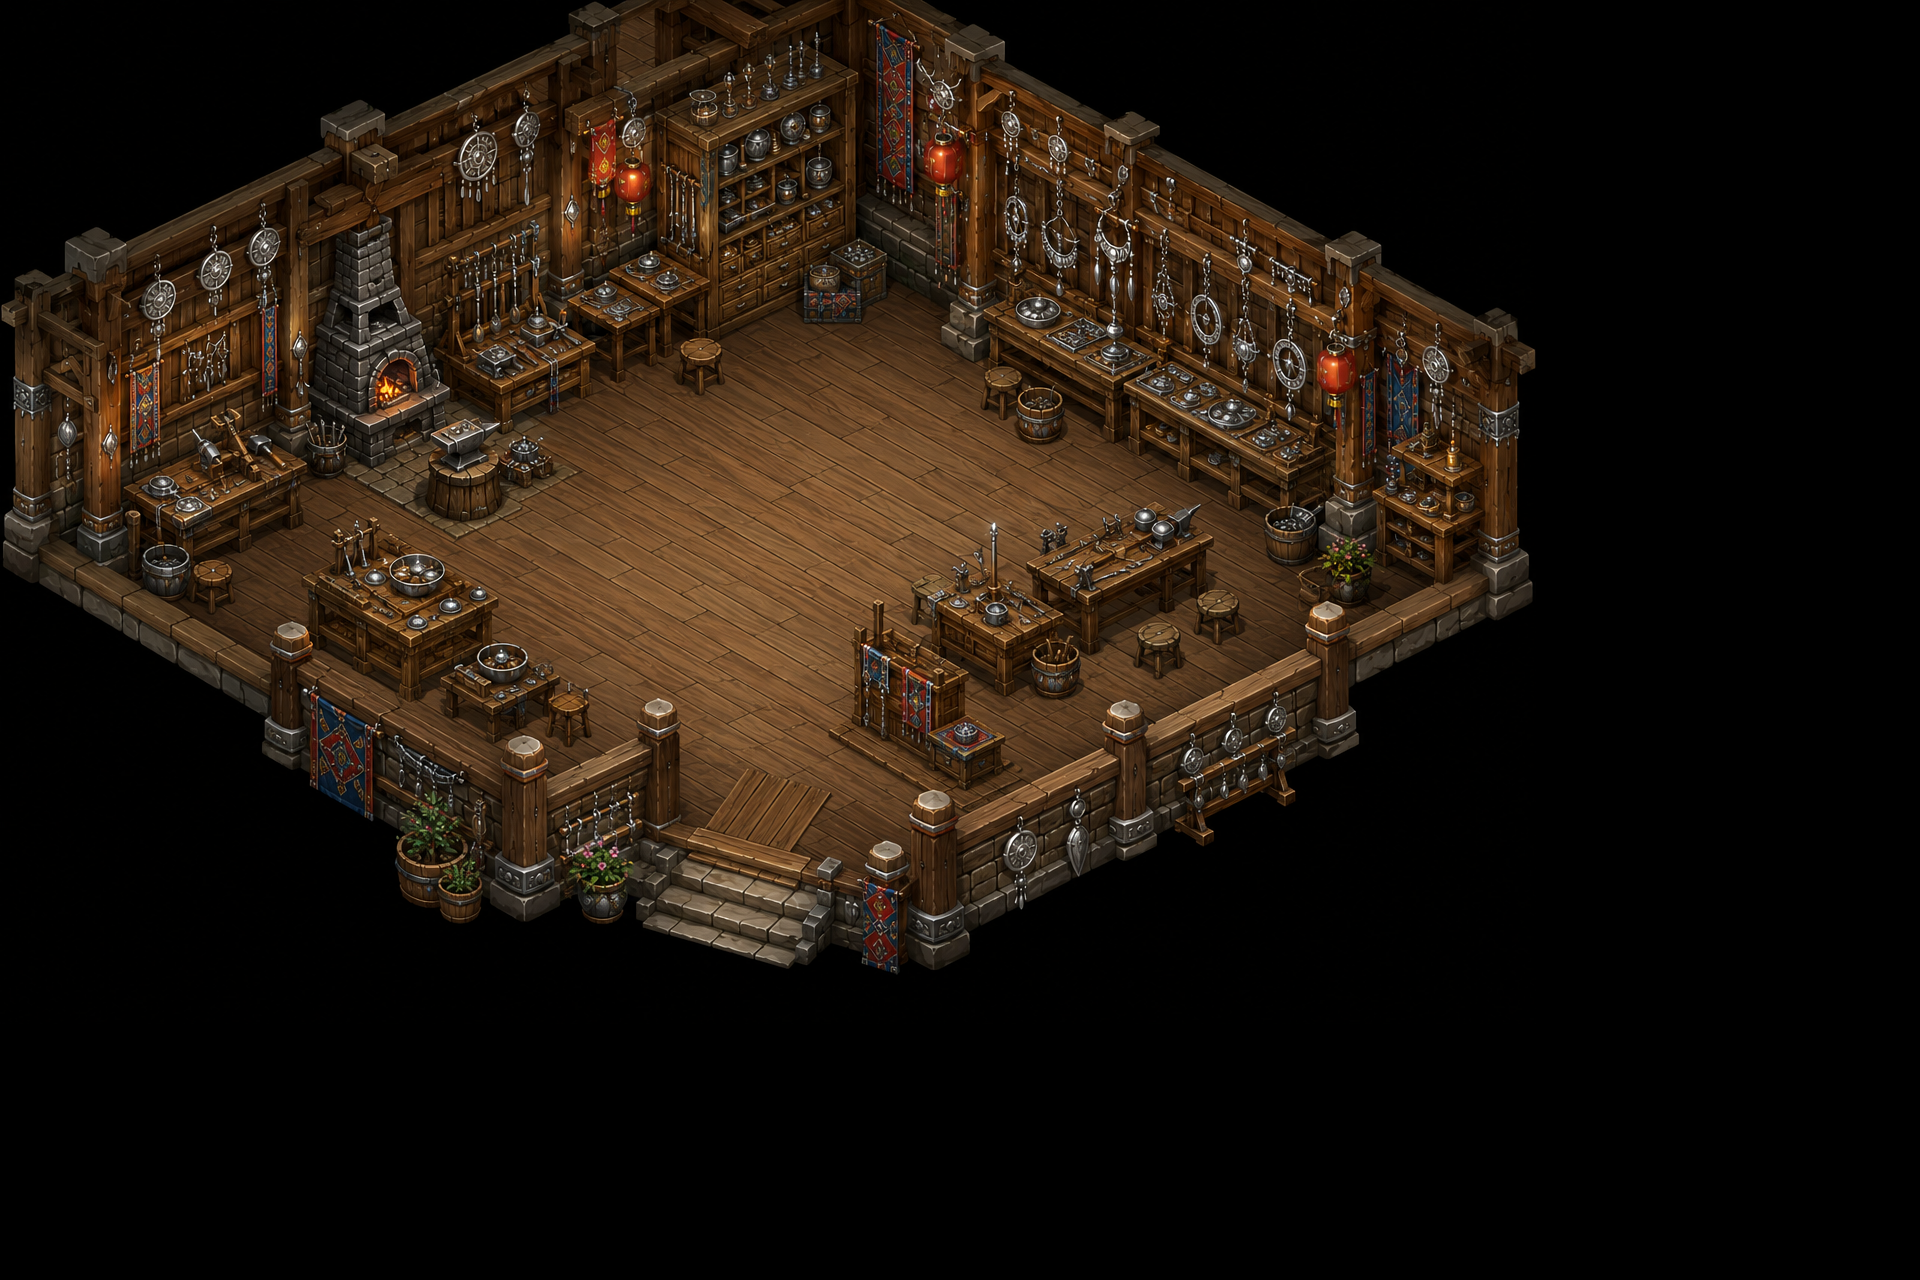

Tiled map render using the project's own tile images. Description and the map definition, with tile-layer contents summarised, below:
An orthogonal 60x40 tile map with 32x32 px tiles, 1 tile layer (background), 4 hidden layers not drawn and 23 objects.

<map version="1.8" tiledversion="1.8.6" orientation="orthogonal" renderorder="right-down" width="60" height="40" tilewidth="32" tileheight="32" infinite="0" nextlayerid="10" nextobjectid="31">
 <tileset firstgid="1" source="../tilesets/silver_workshop_interior.tsx" />
 <layer id="1" name=" old_collision_tile" width="60" height="40" visible="0" locked="1" tintcolor="#ff0000">
  <data>[2400 cells, 1321 non-empty, 1321 distinct tile ids]</data>
 </layer>
 <layer id="5" name="background" width="60" height="40">
  <data>[2400 cells, 1536 non-empty, 1536 distinct tile ids]</data>
 </layer>
 <objectgroup id="6" name="collision">
  <object id="1" x="18.7819" y="9.39094" width="833.915" height="300.51" />
  <object id="2" x="907.164" y="11.2691" width="608.533" height="285.484" />
  <object id="3" x="999.196" y="334.317" width="535.283" height="92.0312" />
  <object id="4" x="88.2748" y="332.439" width="200.966" height="144.62" />
  <object id="5" x="206.601" y="379.394" width="1.87819" />
  <object id="6" x="315.535" y="563.456" width="146.499" height="99.5439" />
  <object id="7" x="330.561" y="343.708" width="214.113" height="114.569" />
  <object id="8" x="878.992" y="621.68" width="174.671" height="56.3456" />
  <object id="11" x="1001.07" y="542.796" width="232.895" height="73.2493" />
  <object id="14" x="259.19" y="681.782" width="401.932" height="212.235" />
  <object id="18" x="1248.99" y="456.399" width="277.972" height="563.456" />
  <object id="19" x="674.269" y="847.062" width="559.7" height="167.159" />
  <object id="20" x="1021.73" y="738.128" width="212.235" height="90.153" />
  <object id="21" x="9.39094" y="501.476" width="231.017" height="505.232" />
  <object id="22" x="268.581" y="920.312" width="390.663" height="99.5439" />
  <object id="23" x="2064.13" y="1203.92" />
  <object id="24" x="1528.84" y="11.2691" width="398.176" height="1267.78" />
  <object id="25" x="9.39094" y="1023.61" width="1525.09" height="249.799" />
  <object id="26" x="-20.6601" y="1239.6">
   <point />
  </object>
 </objectgroup>
 <objectgroup id="7" name=" npc">
  <object id="27" x="529.649" y="520.258">
   <point />
  </object>
  <object id="28" x="663" y="377.516">
   <point />
  </object>
  <object id="29" x="1111.89" y="493.963">
   <point />
  </object>
  <object id="30" x="431.983" y="-390.663">
   <point />
  </object>
 </objectgroup>
 <objectgroup id="8" name="interaction" />
 <objectgroup id="9" name="transition" />
 <layer id="2" name="old_npc_tile" width="60" height="40" visible="0" locked="1" tintcolor="#0000ff">
  <data>[2400 cells, 12 non-empty, 12 distinct tile ids]</data>
 </layer>
 <layer id="3" name="old_interaction_tile" width="60" height="40" visible="0" locked="1" tintcolor="#55ff00">
  <data>[2400 cells, 166 non-empty, 161 distinct tile ids]</data>
 </layer>
 <layer id="4" name="old_transition_tile" width="60" height="40" visible="0" locked="1" tintcolor="#ffff00">
  <data>[2400 cells, 24 non-empty, 24 distinct tile ids]</data>
 </layer>
</map>
